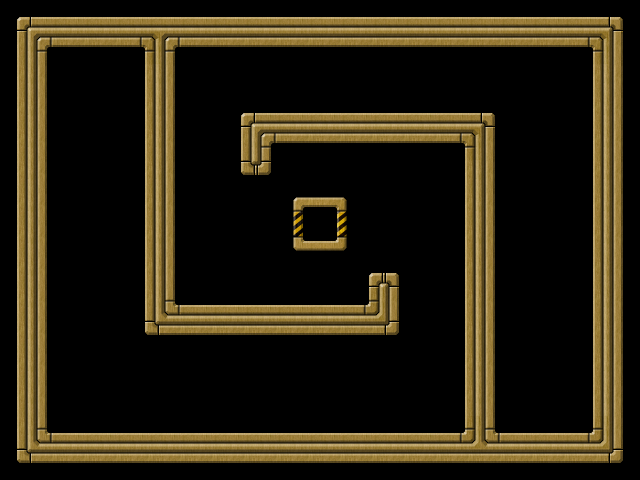

Below is a game level as drawn by its tile map, then a one-line description and the .tmx that defines it (tile-layer data replaced by summaries):
An orthogonal 20x15 tile map with 32x32 px tiles, 1 tile layer (background) and 38 objects (wall001, wall002, wall003, wall004, wall005, ...).

<map version="1.0" orientation="orthogonal" width="20" height="15" tilewidth="32" tileheight="32">
 <tileset firstgid="1" name="tileset" tilewidth="32" tileheight="32">
  <image source="tileset.png" width="160" height="448" />
 </tileset>
 <layer name="background" width="20" height="15">
  <data>[300 cells, 198 non-empty, 16 distinct tile ids]</data>
 </layer>
 <objectgroup name="objects" width="20" height="15">
  <object name="wall001" x="0" y="0" width="592" height="48">
   <properties>
    <property name="objClass" value="wall" />
   </properties>
  </object>
  <object name="wall002" x="592" y="0" width="48" height="432">
   <properties>
    <property name="objClass" value="wall" />
   </properties>
  </object>
  <object name="wall003" x="48" y="432" width="592" height="48">
   <properties>
    <property name="objClass" value="wall" />
   </properties>
  </object>
  <object name="wall004" x="0" y="48" width="48" height="432">
   <properties>
    <property name="objClass" value="wall" />
   </properties>
  </object>
  <object name="wall005" x="144" y="48" width="32" height="288">
   <properties>
    <property name="objClass" value="wall" />
   </properties>
  </object>
  <object name="wall006" x="176" y="304" width="224" height="32">
   <properties>
    <property name="objClass" value="wall" />
   </properties>
  </object>
  <object name="wall007" x="368" y="272" width="32" height="32">
   <properties>
    <property name="objClass" value="wall" />
   </properties>
  </object>
  <object name="wall008" x="240" y="112" width="256" height="32">
   <properties>
    <property name="objClass" value="wall" />
   </properties>
  </object>
  <object name="wall009" x="464" y="144" width="32" height="288">
   <properties>
    <property name="objClass" value="wall" />
   </properties>
  </object>
  <object name="wall010" x="240" y="144" width="32" height="32">
   <properties>
    <property name="objClass" value="wall" />
   </properties>
  </object>
  <object name="star001" x="552" y="264" width="16" height="16">
   <properties>
    <property name="objClass" value="star" />
   </properties>
  </object>
  <object name="star002" x="520" y="200" width="16" height="16">
   <properties>
    <property name="objClass" value="star" />
   </properties>
  </object>
  <object name="star003" x="552" y="136" width="16" height="16">
   <properties>
    <property name="objClass" value="star" />
   </properties>
  </object>
  <object name="star004" x="520" y="72" width="16" height="16">
   <properties>
    <property name="objClass" value="star" />
   </properties>
  </object>
  <object name="star005" x="424" y="72" width="16" height="16">
   <properties>
    <property name="objClass" value="star" />
   </properties>
  </object>
  <object name="star006" x="328" y="72" width="16" height="16">
   <properties>
    <property name="objClass" value="star" />
   </properties>
  </object>
  <object name="star007" x="232" y="72" width="16" height="16">
   <properties>
    <property name="objClass" value="star" />
   </properties>
  </object>
  <object name="star008" x="200" y="136" width="16" height="16">
   <properties>
    <property name="objClass" value="star" />
   </properties>
  </object>
  <object name="star009" x="200" y="232" width="16" height="16">
   <properties>
    <property name="objClass" value="star" />
   </properties>
  </object>
  <object name="star010" x="200" y="264" width="16" height="16">
   <properties>
    <property name="objClass" value="star" />
   </properties>
  </object>
  <object name="star011" x="232" y="264" width="16" height="16">
   <properties>
    <property name="objClass" value="star" />
   </properties>
  </object>
  <object name="star012" x="232" y="232" width="16" height="16">
   <properties>
    <property name="objClass" value="star" />
   </properties>
  </object>
  <object name="star013" x="72" y="200" width="16" height="16">
   <properties>
    <property name="objClass" value="star" />
   </properties>
  </object>
  <object name="star014" x="104" y="264" width="16" height="16">
   <properties>
    <property name="objClass" value="star" />
   </properties>
  </object>
  <object name="star015" x="72" y="328" width="16" height="16">
   <properties>
    <property name="objClass" value="star" />
   </properties>
  </object>
  <object name="star016" x="104" y="392" width="16" height="16">
   <properties>
    <property name="objClass" value="star" />
   </properties>
  </object>
  <object name="star017" x="168" y="360" width="16" height="16">
   <properties>
    <property name="objClass" value="star" />
   </properties>
  </object>
  <object name="star018" x="232" y="392" width="16" height="16">
   <properties>
    <property name="objClass" value="star" />
   </properties>
  </object>
  <object name="star019" x="296" y="360" width="16" height="16">
   <properties>
    <property name="objClass" value="star" />
   </properties>
  </object>
  <object name="star020" x="360" y="392" width="16" height="16">
   <properties>
    <property name="objClass" value="star" />
   </properties>
  </object>
  <object name="star021" x="424" y="360" width="16" height="16">
   <properties>
    <property name="objClass" value="star" />
   </properties>
  </object>
  <object name="star022" x="424" y="200" width="16" height="16">
   <properties>
    <property name="objClass" value="star" />
   </properties>
  </object>
  <object name="star023" x="424" y="168" width="16" height="16">
   <properties>
    <property name="objClass" value="star" />
   </properties>
  </object>
  <object name="star024" x="392" y="168" width="16" height="16">
   <properties>
    <property name="objClass" value="star" />
   </properties>
  </object>
  <object name="star025" x="392" y="200" width="16" height="16">
   <properties>
    <property name="objClass" value="star" />
   </properties>
  </object>
  <object name="goal001" x="310" y="214" width="20" height="20">
   <properties>
    <property name="objClass" value="goal" />
   </properties>
   <ellipse />
  </object>
  <object name="ball001" x="64" y="64" width="32" height="32">
   <properties>
    <property name="objClass" value="ball" />
   </properties>
  </object>
  <object name="ball002" x="544" y="384" width="32" height="32">
   <properties>
    <property name="objClass" value="ball" />
   </properties>
  </object>
 </objectgroup>
</map>
